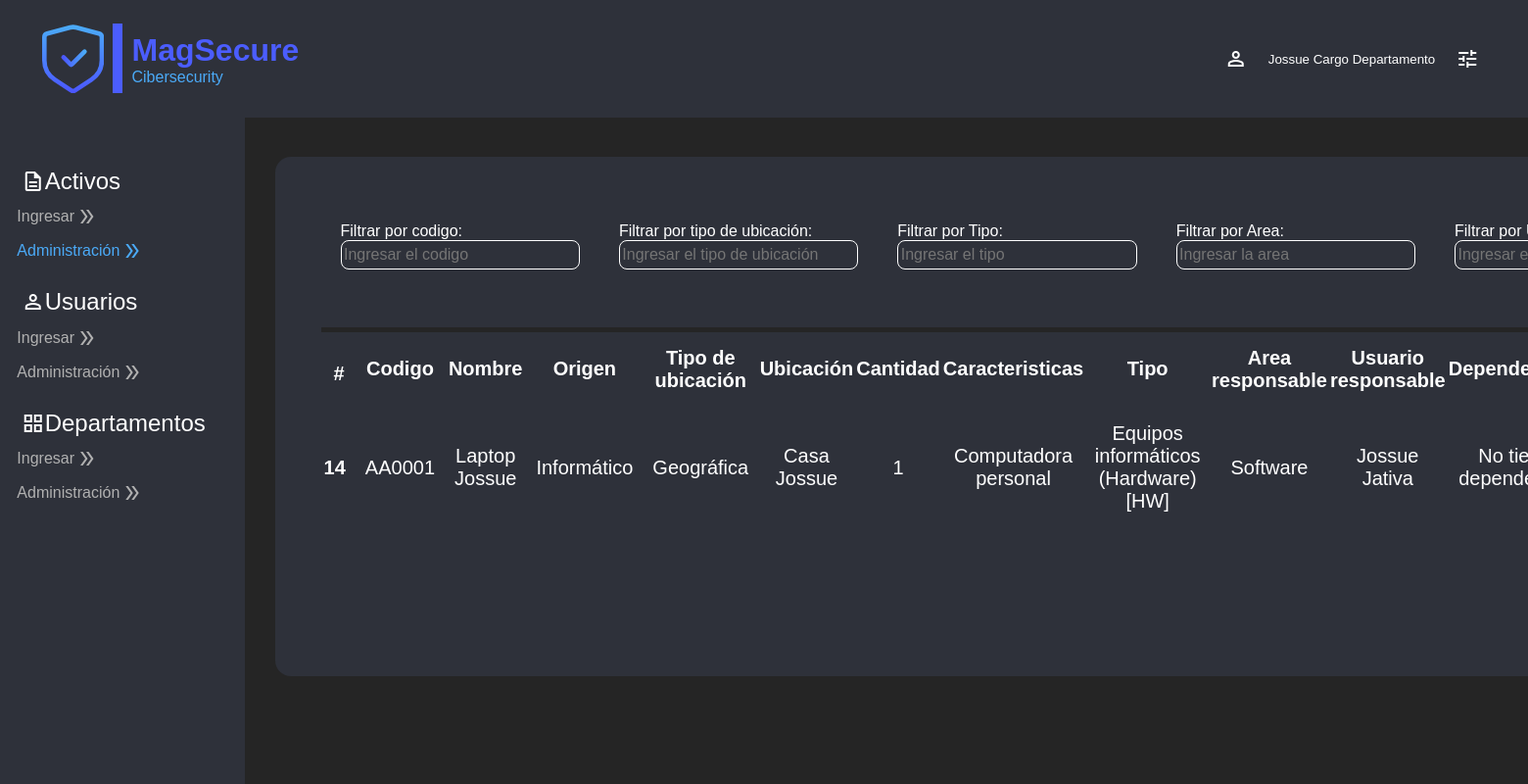
The app's page /home/tableAssets/ (signed in) with its own data.
### Users/models.py (models this page shows)
class User(AbstractUser):
    celular = models.CharField(max_length=10, null=False)
    department = models.CharField(max_length=20, null=True)
    workload = models.ForeignKey(Workload, on_delete=models.CASCADE, null=True)

### InitialPage/models.py (models this page shows)
class AssetsValue(models.Model):
    cuantityValue = models.IntegerField()
    cualityValue = models.CharField(max_length=15)
    description = models.CharField(max_length=15)
    dimentionValue = models.CharField(max_length=20)
    asset = models.ForeignKey(Assets, on_delete=models.CASCADE, null=True)

class Assets(models.Model):
    code = models.CharField(max_length=5)
    origin = models.CharField(max_length=20)
    name = models.TextField(max_length=20)
    ubicationType = models.CharField(max_length=20)
    ubication = models.CharField(max_length=20)
    quantity = models.IntegerField()
    characteristic = models.TextField(max_length=50)
    type = models.ForeignKey(TypeAssets, on_delete=models.CASCADE)
    responsableArea = models.ForeignKey(Departments, null=False, on_delete=models.CASCADE)
    responsableUser = models.ForeignKey(User, null=False, on_delete=models.CASCADE)

class TypeAssets(models.Model):
    name = models.CharField(max_length=50, null=False)

class Departments(models.Model):
    name = models.CharField(max_length=50, null=False)
    description = models.TextField(max_length=200, null=False)
    workload = models.ForeignKey(Workload, on_delete=models.CASCADE, null=True)

### InitialPage/views.py (the view)
# urls.py: path('tableAssets/', views.tableAssets, name='tableAssets'),
def tableAssets(request):
    if request.user.is_authenticated:
        return render(request, "tables/assets.html",{
            "DependentAssets": AssetsDependence.objects.all(),
            "AssetsValue": AssetsValue.objects.all()
        })
    else:
        return HttpResponseRedirect(reverse("user:login_view"))

### InitialPage/templates/tables/assets.html (shortened to what this page needs)
{% extends 'layoutHome.html' %}
{% load static %}
{% block action2 %} style="color:#4BAAF7" {% endblock %}
{% block body %}
<section id="bodyform-tables-assets">
    <div class="box-finding">
        <div class="search-information">
            <label for="inpSearch0">Filtrar por codigo:</label><br>
            <input type="text" id="inpSearch0" name="inpSearch0" placeholder="Ingresar el codigo">
        </div>
        <div class="search-information">
            <label for="inpSearch3">Filtrar por tipo de ubicación:</label><br>
            <input type="text" id="inpSearch3" name="inpSearch3" placeholder="Ingresar el tipo de ubicación">
        </div>
        <div class="search-information">
            <label for="inpSearch7">Filtrar por Tipo:</label><br>
            <input type="text" id="inpSearch7" name="inpSearch7" placeholder="Ingresar el tipo">
        </div>
        <div class="search-information">
            <label for="inpSearch8">Filtrar por Area:</label><br>
            <input type="text" id="inpSearch8" name="inpSearch8" placeholder="Ingresar la area">
        </div>
        <div class="search-information">
            <label for="inpSearch9">Filtrar por Usuario:</label><br>
            <input type="text" id="inpSearch9" name="inpSearch9" placeholder="Ingresar el Usuario">
        </div>
    </div>
    <div class="form-container">
        <table class="table" id="searchtable">
            <thead>
                <tr>
                    <th scope="col">#</th>
                    <th scope="col">Codigo</th>
                    <th scope="col">Nombre</th>
                    <th scope="col">Origen</th>
                    <th scope="col">Tipo de ubicación</th>
                    <th scope="col">Ubicación</th>
                    <th scope="col">Cantidad</th>
                    <th scope="col">Caracteristicas</th>
                    <th scope="col">Tipo</th>
                    <th scope="col">Area responsable</th>
                    <th scope="col">Usuario responsable</th>
                    <th scope="col">Dependencias</th>
                </tr>
            </thead>
            <tbody>
                {% for assetValue in AssetsValue %}
                <tr>
                    <th scope="row">{{ assetValue.asset.id }}</th>
                    <td>{{ assetValue.asset.code }}</td>
                    <td>{{ assetValue.asset.name }}</td>
                    <td>{{ assetValue.asset.origin }}</td>
                    <td>{{ assetValue.asset.ubicationType }}</td>
                    <td>{{ assetValue.asset.ubication }}</td>
                    <td>{{ assetValue.asset.quantity }}</td>
                    <td>{{ assetValue.asset.characteristic }}</td>
                    <td>{{ assetValue.asset.type.name }}</td>
                    <td>{{ assetValue.asset.responsableArea.name }}</td>
                    <td>{{ assetValue.asset.responsableUser.first_name }} {{ assetValue.asset.responsableUser.last_name }}</td>
                    <td>
                        {% if DependentAssets %}
                            {% for dependences in DependentAssets %}
                                {% if assetValue.asset.id == dependences.asset.id %}
                                    {{ dependences.assetDepend.name }}
                                {% else %}
                                    No tiene dependencia
                                {% endif %}
                            {% endfor %}
                        {% else %}
                            No tiene dependencia
                        {% endif %}
                    </td>
                </tr>
                {% endfor %}
            </tbody>
        </table>
    </div>
</section>
{% endblock %}

### InitialPage/templates/layoutHome.html (shortened to what this page needs)
{% load static %}
<!DOCTYPE html>
<html lang="es">
<head>
    <link rel="stylesheet" href="{% static 'css/styleForm.css' %}">
    <link rel="stylesheet" href="{% static 'css/styleHome.css' %}">
</head>
<body>
    <header>
        <nav class="navbar">
            <div class="logo-left">
                <div class="line-1"></div>
                <div class="textalingh">
                    <div class="mag-secure">MagSecure</div>
                    <div class="cibersecurity">Cibersecurity</div>
                </div>
            </div>
            <div class="info-user-right">
                <button class="dropdownbutton" onclick="toggleDropdown()">
                    <span class="material-symbols-outlined">
                    </span>
                    <div class="show-info-user">
                        <p>{{ user.username }} Cargo Departamento</p>
                    </div>
                    <span class="material-symbols-outlined">
                    </span>
                </button>
            </div>
        </nav>
    </header>
    <section id="side-bar">
        <div class="sidebar">
            <div class="box-actions">
                <p class="principal-name">
                    <span class="material-symbols-outlined">
                    </span>
                    <span class="name">
                        Activos
                    </span>
                </p>
                <a href="{% url 'home:enterAsset' %}" class="actions" {% block action1 %} {% endblock %}>
                    Ingresar
                    <span class="material-symbols-outlined">
                    </span>
                </a>
                <a href="{% url 'home:tableAssets' %}" class="actions" {% block action2 %} {% endblock %}>
                    Administración
                    <span class="material-symbols-outlined">
                    </span>
                </a>
            </div>
            <div class="box-actions">
                <p class="principal-name">
                    <span class="material-symbols-outlined">
                    </span>
                    <span class="name">
                        Usuarios
                    </span>
                </p>
                <a href="{% url 'home:enterUsers' %}" class="actions" {% block action3 %} {% endblock %}>
                    Ingresar
                    <span class="material-symbols-outlined">
                    </span>
                </a>
                <a href="{% url 'home:tableusers' %}" class="actions" {% block action4 %} {% endblock %}>
                    Administración
                    <span class="material-symbols-outlined">
                    </span>
                </a>
            </div>
            <div class="box-actions">
                <p class="principal-name">
                    <span class="material-symbols-outlined">
                    </span>
                    <span class="name">
                        Departamentos
                    </span>
                </p>
                <a href="{% url 'home:enterDepartment' %}" class="actions" {% block action5 %} {% endblock %}>
                    Ingresar
                    <span class="material-symbols-outlined">
                    </span>
                </a>
                <a href="{% url 'home:tabledepartments' %}" class="actions" {% block action6 %} {% endblock %}>
                    Administración
                    <span class="material-symbols-outlined">
                    </span>
                </a>
            </div>
        </div>
    </section>
    {% block body %} {% endblock %}
</body>
</html>

### InitialPage/static/css/styleForm.css (style rules this page uses)
#bodyform-tables-assets { background-color: #2e313a; position: absolute; width: auto; left: 18%; top: 20%; height: auto; padding: 3%; border-radius: 1rem; }
.form-container { text-align: justify; font-size: 30px; color: white; margin-bottom: 5%; }
.table { width: 100%; margin-top: 5%; border-collapse: collapse; border: 1px solid white; }
#bodyform-tables-assets .table { width: 100%; margin-top: 0%; border-collapse: collapse; border: 1px solid white; }
#bodyform-tables-assets .table th { border: 3px solid #2e313a; padding: 0%; text-align: center; font-size: 20px; color: white; }
#bodyform-tables-assets .table td { border: 20px solid #2e313a; padding: 0%; text-align: center; font-size: 20px; color: white; }
.table th { border: 3px solid #2e313a; padding: 0%; text-align: center; font-size: 20px; color: white; }
.table td { border: 3px solid #2e313a; padding: 0%; text-align: center; font-size: 20px; color: white; }
.box-finding { display: flex; flex-direction: row; justify-content: space-between; width: 100%; padding-bottom: 2%; border-bottom: 5px solid #252525; }
#bodyform-tables-assets .search-information { width: 33%; color: white; padding: 1%; }
#bodyform-tables-assets .search-information input { width: 100%; height: 30px; background: #2e313a; border: 1px solid white; color: white; font-family: "IbmPlexSans-Light", sans-serif; font-size: 100%; font-weight: 300; border-radius: 0.5rem; padding: 1%; }
.search-information { width: 33%; color: white; padding: 1%; }
.search-information input { width: 55%; height: 100%; background: #2e313a; border: 1px solid white; color: white; font-family: "IbmPlexSans-Light", sans-serif; font-size: 100%; font-weight: 300; border-radius: 0.5rem; padding: 1%; }

### InitialPage/static/css/styleHome.css (style rules this page uses)
* { margin: 0; padding: 0; box-sizing: border-box; }
html, body { background: #252525; font-family: "IbmPlexSans-Medium", sans-serif; }
.navbar { background: #2e313a; padding: 0 20px; height: 15%; width: 100%; display: flex; justify-content: space-between; align-items: center; position: fixed; z-index: 1000; }
.logo-left { display: flex; justify-content: space-between; align-items: center; padding: 1.5%; }
.logo-left .logo { width: 40%; height: 40%; margin-right: 1%; }
.logo-left .line-1 { border-style: solid; border-color: #4b5dfe; border-width: 10px 0 0 0; width: 45%; height: 100%; position: relative; margin-top: -20%; left: 5%; transform-origin: 0 0; transform: rotate(90deg) scale(1, 1); }
.logo-left .textalingh { position: relative; left: -15%; }
.mag-secure { color: #4b5dfe; font-family: "IbmPlexSans-SemiBold", sans-serif; font-size: 200%; font-weight: 600; position: relative; top: -20%; }
.cibersecurity { color: #4baaf7; font-family: "IbmPlexSans-Light", sans-serif; font-size: 100%; font-weight: 300; position: relative; }
.info-user-right { display: flex; justify-content: space-between; align-items: center; padding: 1%; width: 20rem; }
.dropdownbutton { display: flex; justify-content: space-between; align-items: center; width: 130%; padding: 5%; border: 1rem none; background-color: transparent; cursor: pointer; color: white; }
#side-bar .sidebar { position: fixed; top: 15%; left: 0; width: 16%; height: 85%; background: #2e313a; padding: 1%; transition: all 0.5s ease; z-index: 1000; }
#side-bar .sidebar .box-actions { list-style: none; margin: 15% -10%; padding: 1%; color: white; width: 100%; height: 14%; }
#side-bar .sidebar .box-actions .principal-name { font-size: 150%; margin-left: 12%; display: flex; justify-content: flex-start; align-items: center; padding-bottom: 5%; }
#side-bar .sidebar .box-actions .actions { font-size: 100%; color: #b1b1b1; display: flex; justify-content: flex-start; align-items: center; text-decoration: none; margin-left: 10%; padding-bottom: 5%; }

### records on screen
User: username "Jossue"
AssetsValue: asset.id "14", asset.code "AA0001", asset.name "Laptop Jossue", asset.origin "Informático", asset.ubicationType "Geográfica", asset.ubication "Casa Jossue", asset.quantity "1", asset.characteristic "Computadora personal", asset.type.name "Equipos informáticos (Hardware) [HW]", asset.responsableArea.name "Software", asset.responsableUser.first_name "Jossue", asset.responsableUser.last_name "Jativa"
